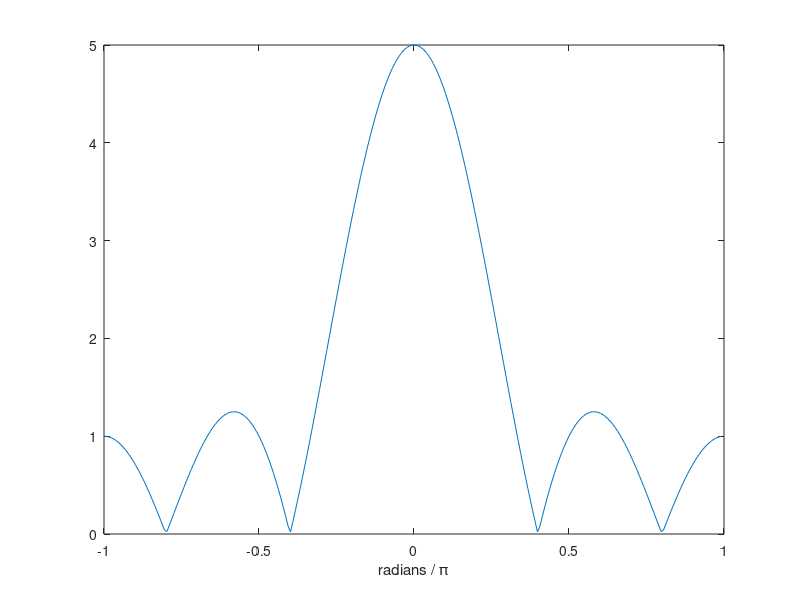

MATLAB code to generate this figure:

%%
% In my 
% <http://blogs.mathworks.com/steve/category/fourier-transforms/ 
% Fourier transform series> I've been trying to address some of the common
% points of confusion surrounding this topic.  For today's espisode I want to
% look at how to use the |fft| function to produce discrete-time
% Fourier transform (DTFT) magnitude plots in the form you might see in a
% textbook. Recall that the |fft| computes the discrete Fourier transform (DFT).
% I described the relationship between the DFT and the DTFT 
% in my <http://blogs.mathworks.com/steve/2010/03/15/the-dft-and-the-dtft/ March
% 15 post>. 
%
% For my example I'll work with a sequence $x[n]$ that equals 1 for $-2 \leq n
% \leq 2$ and equals 0 elsewhere.
%
% <<http://blogs.mathworks.com/images/steve/2010/rect[n].png>>
%
% Here's a plot of the DTFT magnitude of this sequence:
%
% <<http://blogs.mathworks.com/images/steve/2010/F_rect%5Bn%5D%20(1%20period).png>>
%
% Now let's see what get using |fft|.

x = ones(1, 5)

%%

X = fft(x);
plot(abs(X))

%%
% Wow, that's not anywhere close to the DTFT magnitude plot above.  And why does
% it look like it's only got two points?  Well, take a look at the actual values
% of |X|:

X

%%
% We have a 5 and four 0s. What's going on? I explained this back in my 
% <http://blogs.mathworks.com/steve/2010/03/15/the-dft-and-the-dtft/ March 15
% post> when I discussed the relationship between the DFT and the DTFT.  The
% outputs of the DFT are samples of the DTFT, and in this case the sample
% locations just happen to align with the locations of four zeros in the DTFT.
%
% You can get a finer sampling (and a much nicer-looking DTFT plot) by
% zero-padding.  Here I'll use the zero-padding syntax of |fft|.

N = 256;
X = fft(x, N);
plot(abs(X))

%%
% That's a smoother-looking curve, but it still looks quite a bit different than
% the DTFT magnitude plot above.  To explain the MATLAB output we're looking
% at, let me show a DTFT magnitude plot that shows three periods instead of just
% one.
%
% <<http://blogs.mathworks.com/images/steve/2010/F_rect%5Bn%5D%20(3%20periods).png>>
%
% You can see that the output from MATLAB is one period of the DTFT, but it's
% not the period normally plotted, which is from $-\pi$ to $\pi$. Instead, it's
% the period from 0 to $2\pi$. To get a plot from $-\pi$ to $\pi$, use the
% |fftshift| function.

plot(abs(fftshift(X)))

%%
% That leaves us with the question of labeling the frequency axis. We want a
% plot in radians from $-\pi$ to $\pi$.
%
% The way I always remember the frequency scaling between the DFT and the DTFT
% is this: the length of the DFT corresponds to the frequency $2\pi$ in the
% DTFT.
%
% So the frequencies in radians corresponding to the output elements of |fft|
% are:

w = 2*pi * (0:(N-1)) / N;

%%
% But we're calling |fftshift| to plot the magnitude of the DTFT, so we have to
% perform a similar shift on our frequencies:

w2 = fftshift(w);
plot(w2)

%%
% Now our frequencies start at $\pi$ and have a $2\pi$ discontinuity in the
% middle. Here's one way to fix that up:

w3 = unwrap(w2 - 2*pi);
plot(w3)

%%
% Now we can redo our magnitude DTFT plot with the x-axis labels.

plot(w3, abs(fftshift(X)))
xlabel('radians')

%%
% Often I like to see the multiples of $\pi$ more clearly along the x-axis. One
% way to accomplish this is to normalize the frequency variable by $\pi$.

plot(w3/pi, abs(fftshift(X)))
xlabel('radians / \pi')

%%
% Another option is to try 
% <http://www.mathworks.com/matlabcentral/fileexchange/authors/64499 Alan's> 
% <http://www.mathworks.com/matlabcentral/fileexchange/27010-pilabels 
% pilabels> contribution on the MATLAB Central
% File Exchange.
%
% For the next time, I'm thinking of tackling the question of why the following
% output is complex:

fft([1 2 3 2 1])

%%
% Many people expect it to be real.

%%
% _Steve Eddins_
% _Copyright 2010 The MathWorks, Inc._
